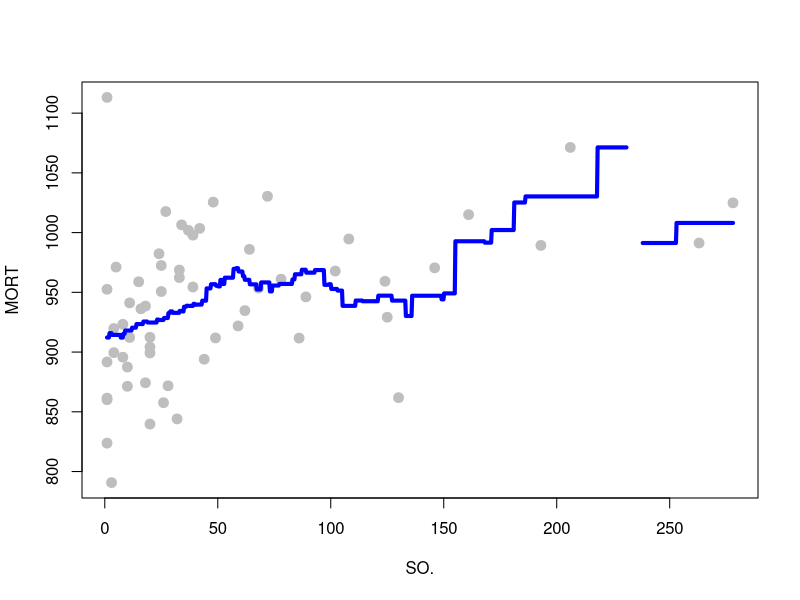
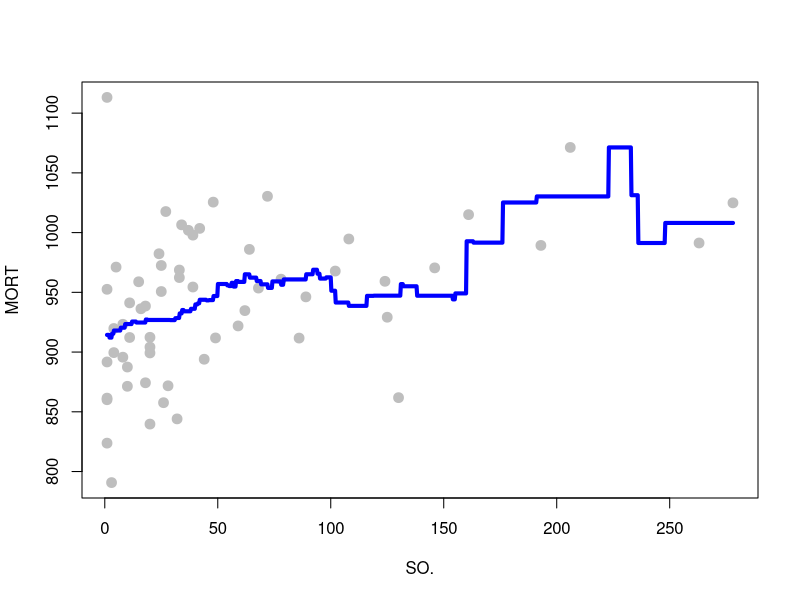
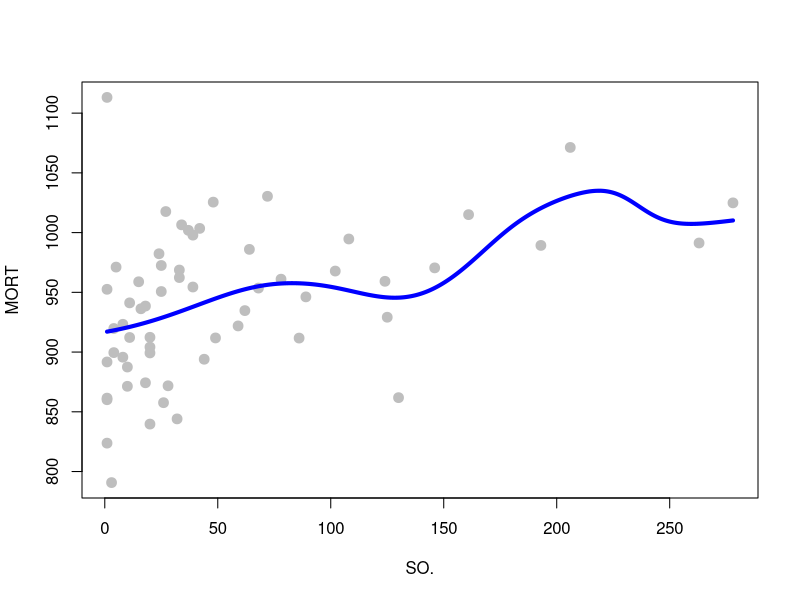
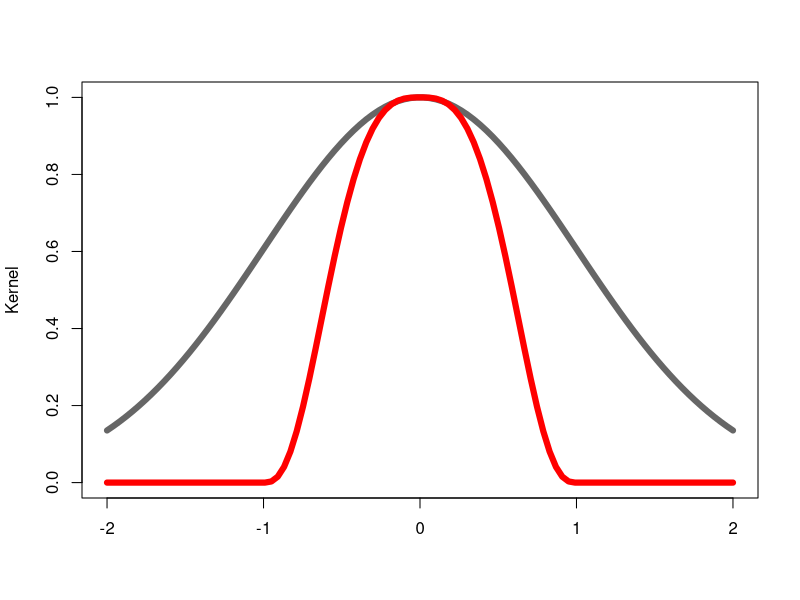
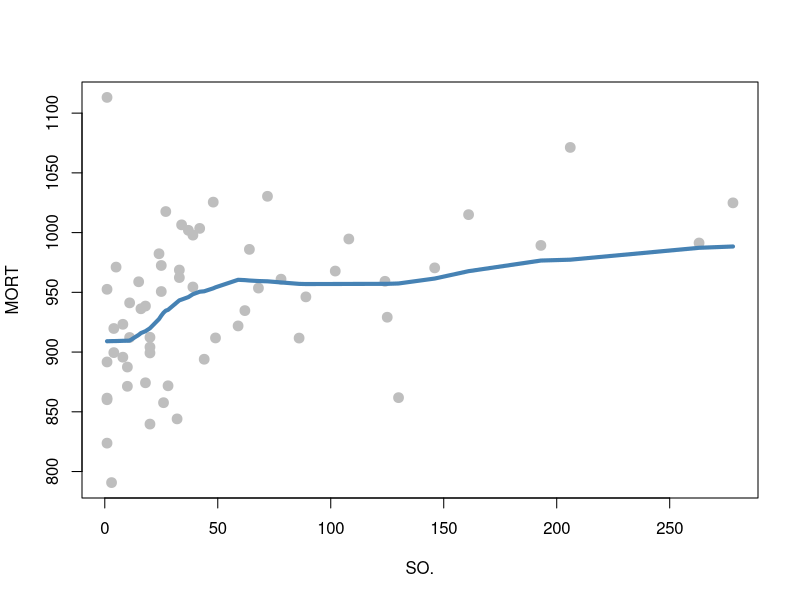

Write R code to recreate these figures, in order. (Note: this script raises an error after producing the figures.)
## ---- chunk 1
knitr::opts_chunk$set(echo = TRUE)
## ---- chunk 2
dat <- read.table('../Lecture1/rutgers-lib-30861_CSV-1.csv', header=TRUE, sep=',')
library(KernSmooth)
x <- dat$SO.
y <- dat$MORT
h <- 50
a <- ksmooth(x=x, y=y, kernel='box', bandwidth=h, n.points=1000)
plot(y ~ x, pch=19, col='gray', cex=1.3, xlab='SO.', ylab='MORT')
lines(a$x, a$y, lwd=4, col='blue')
## ---- chunk 3
h <- 60
a <- ksmooth(x=x, y=y, kernel='box', bandwidth=h, n.points=1000)
plot(y ~ x, pch=19, col='gray', cex=1.3, xlab='SO.', ylab='MORT')
lines(a$x, a$y, lwd=4, col='blue')
## ---- chunk 4
h <- 60
a <- ksmooth(x=x, y=y, kernel='normal', bandwidth=h, n.points=1000)
plot(y ~ x, pch=19, col='gray', cex=1.3, xlab='SO.', ylab='MORT')
lines(a$x, a$y, lwd=4, col='blue')
## ---- chunk 5
tt <- seq(-2, 2, length=100)
tmp <- dnorm(tt)
plot(tt, tmp/max(tmp), ylab='Kernel', xlab='', lwd=6, type='l', col='gray40', ylim=c(0,1))
tmp <- (1-abs(tt)^3)^3
tmp[abs(tt) > 1] <- 0
lines(tt, tmp/max(tmp), lwd=6, col='red')
## ---- chunk 6
a <- loess(MORT ~ SO., data=dat, span=0.5, degree=0, family='gaussian')
plot(MORT ~ SO., data=dat, pch=19, col='gray', cex=1.3, xlab='SO.', ylab='MORT')
tmp <- order(a$x)
lines(a$x[tmp], a$fitted[tmp], lwd=4, col='steelblue')
## ---- chunk 7
data(ethanol, package='SemiPar')
# local constant
span <- .4
b0 <- loess(NOx ~ E, data=ethanol, span=span, degree=0, family='gaussian')
plot(NOx ~ E, data=ethanol, pch=19, col='gray', cex=1.3, xlab='E', ylab='NOx')
tmp <- order(b0$x)
lines(b0$x[tmp], b0$fitted[tmp], lwd=4, col='blue')
## ---- chunk 8
# local linear
span <- .4
b1 <- loess(NOx ~ E, data=ethanol, span=span, degree=1, family='gaussian')
plot(NOx ~ E, data=ethanol, pch=19, col='gray', cex=1.3, xlab='E', ylab='NOx')
tmp <- order(b1$x)
lines(b1$x[tmp], b1$fitted[tmp], lwd=4, col='red')
lines(b0$x[tmp], b0$fitted[tmp], lwd=4, col='blue')
## ---- chunk 9
# local quad
span <- .4
b2 <- loess(NOx ~ E, data=ethanol, span=span, degree=2, family='gaussian')
plot(NOx ~ E, data=ethanol, pch=19, col='gray', cex=1.3, xlab='E', ylab='NOx')
tmp <- order(b2$x)
lines(b1$x[tmp], b1$fitted[tmp], lwd=4, col='red')
lines(b2$x[tmp], b2$fitted[tmp], lwd=4, col='darkgreen')
## ---- chunk 10
tmp <- loess(NOx ~ E, data=ethanol, span = .05, degree=2, family='gaussian')
plot(NOx ~ E, data=ethanol, pch=19, col='gray', cex=1.5)
# artificial grid of values to show predictions for the plot
prs <- with(ethanol, seq(min(E), max(E), length=1000))
lines(predict(tmp, newdata=prs) ~ prs, data=ethanol, lwd=4, col='steelblue')
## ---- chunk 11
tmp <- loess(NOx ~ E, data=ethanol, span = .25, degree=2, family='gaussian')
plot(NOx ~ E, data=ethanol, pch=19, col='gray', cex=1.5)
lines(predict(tmp, newdata=prs) ~ prs, data=ethanol, lwd=4, col='hotpink')
tmp <- loess(NOx ~ E, data=ethanol, span = .5, degree=2, family='gaussian')
lines(predict(tmp, newdata=prs) ~ prs, data=ethanol, lwd=4, col='darkgreen')
legend('topleft', legend=c('span: 0.25', 'span: 0.50'), col=c('hotpink', 'darkgreen'), lwd=4)
